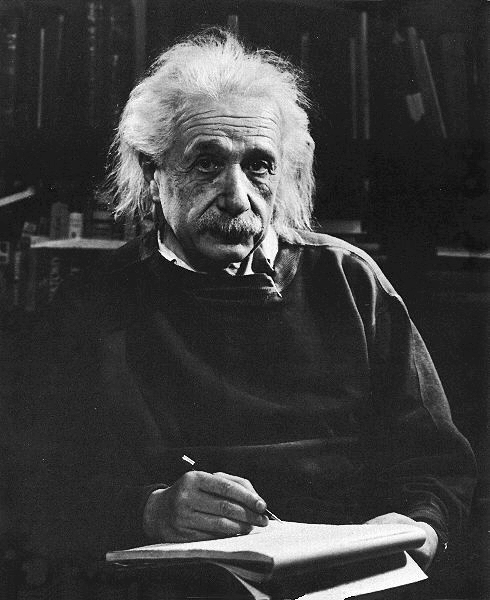
%> input picture datas/est.png, 490 x 600 px
$ octave main.m   (GNU Octave 9; MATLAB toolbox functions it lacks are replaced by stand-ins)
%> lines starting %> are read from the running program, lines starting %| are printed output that depends on the picture
### 2d-gray/i_fft.m
function U0=i_fft(U,M,N,lambda,z,xx0,yy0,xx,yy)
% invert of Single Fast Fourier Transformation
    k=2*pi/lambda;
    G=(1i*lambda*z)*exp(-1i*k*z)*exp(-1i*k/2/z*(xx.^2+yy.^2));
    h=exp(-1i*k/2/z*(xx0.^2+yy0.^2));
    U0=ifft2(fftshift(U.*G),N,M).*h;

end

### 3d-colorful-efficient/s_fft.m
function U=s_fft(U0,M,N,lambda,z,xx0,yy0,xx,yy)

% Fresnel Diffraction Integral
% Use single fft to calculate Fresnel diffraction integral
% --------
% INPUT
% --------
% M,N: the number of pixels along, the respective x and y direction of the slm
% lambda: wavelength of the light
% z:distance between the diffracted plane(slm) and the observation plane
% xx0,yy0: points on the diffracted plane
% xx,yy: points on the observation plane
% U0: complex amplitudes on the diffraction screen; [ type: slices*1 cell ]
% --------
% OUTPUT
% --------
% U: complex amplitudes on the observation screen after s-fft

    k = 2*pi/lambda;
    U = fftshift ( fft2 ( U0.*( exp(1i*k/2/z*(xx0.^2+yy0.^2)) ) ,N,M ) ); % add fftshift
    U =  ( exp(1i*k*z) / (1i*lambda*z) * exp(1i*k/2/z*(xx.^2+yy.^2) ) ) .* U;
end

### 2d-gray/main.m
M=1920;N=1080;
lambda=532e-6; % wavelength of the light , 532nm = 532e-6 mm for green light
z0 = 800;  %distance between the defracted plane and observation screen / mm
pix=0.008;  % unit pixel width / mm
LM = M*pix;
LN = N*pix;
L0=lambda*z0/pix;
n = 1:N;
m = 1:M;
x0 = -L0/2+L0/M*(m-1); %像平面宽度取样 ？
y0 = -L0/2+L0/N*(n-1);
[xx0,yy0] = meshgrid(x0,y0);
x = -LM/2+LM/M*(m-1); %SLM宽度取样/mm ？
y = -LN/2+LN/N*(n-1);
[xx,yy] = meshgrid(x,y);

% M=1000;N=1000;
I=imread('../datas/est.png');
%> I is the input picture: size 600x490 uint8; min 0, max 255, mean 60
I=imresize(I,[N,M]);
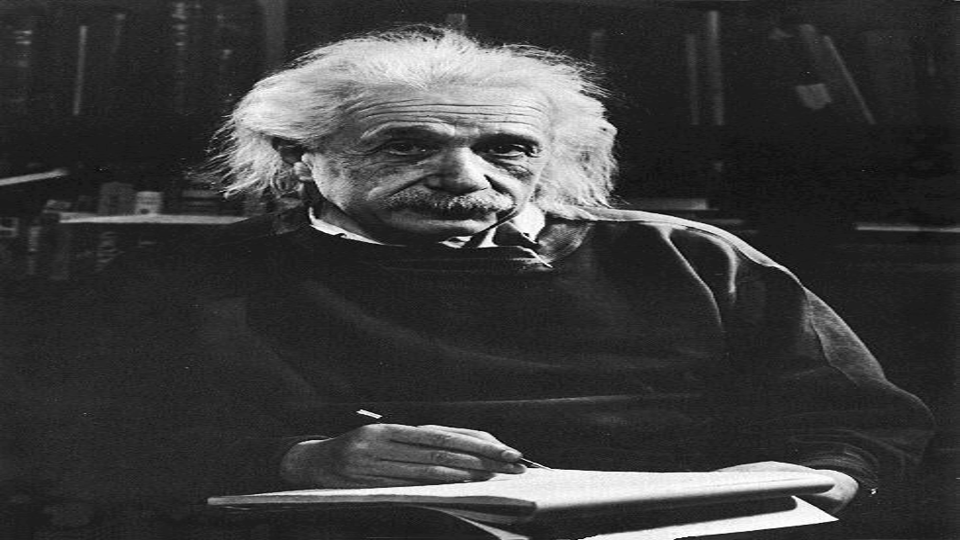
%> I: size 1080x1920 uint8 (shown at 1/2 size); min 0, max 255, mean 60
I=double(I);
%> I: size 1080x1920 double
I=I./max(max(I));
avg1=mean(mean(I));
%> avg1 = 0.235
figure;
axis([0 iter_num 0 1]);
xlabel('iterations');,
ylabel('RMSE');
hold on;
I1=I;

for n=1:100
    H=fftshift(i_fft(I1,M,N,lambda,z0,xx0,yy0,xx,yy));
%> (the run ends here)
